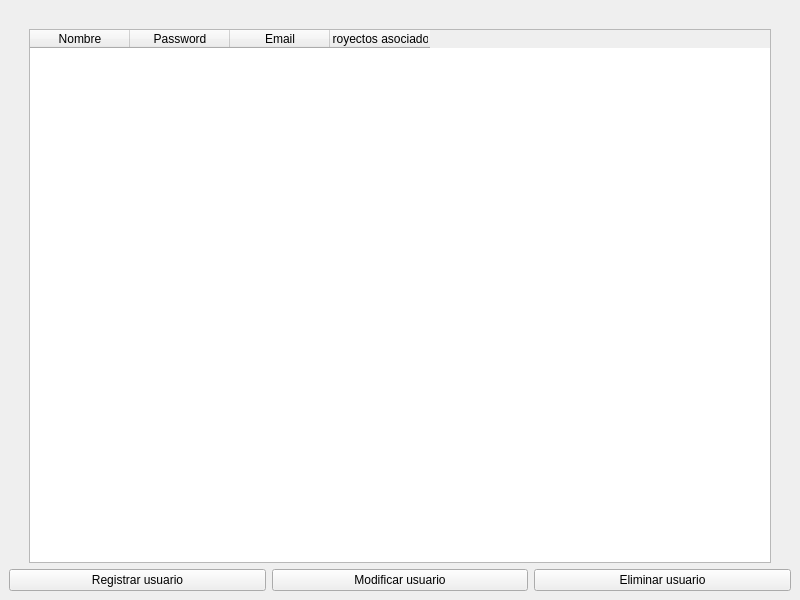
<?xml version="1.0" encoding="UTF-8"?>
<ui version="4.0">
    <class>MainWindow</class>
    <widget class="QMainWindow" name="MainWindow">
        <property name="geometry">
            <rect>
                <x>0</x>
                <y>0</y>
                <width>800</width>
                <height>600</height>
            </rect>
        </property>
        <property name="windowTitle">
            <string>MainWindow</string>
        </property>
        <widget class="QWidget" name="centralwidget">
            <layout class="QGridLayout" name="gridLayout">
                <item row="1" column="0">
                    <layout class="QGridLayout" name="gridLayout_2">
                        <item row="0" column="2">
                            <widget class="QPushButton" name="pushButton_Eliminar_usuario">
                                <property name="text">
                                    <string>Eliminar usuario</string>
                                </property>
                            </widget>
                        </item>
                        <item row="0" column="1">
                            <widget class="QPushButton" name="pushButton_Modificar_usuario">
                                <property name="text">
                                    <string>Modificar usuario</string>
                                </property>
                            </widget>
                        </item>
                        <item row="0" column="0">
                            <widget class="QPushButton" name="pushButton_Registrar_usuario">
                                <property name="text">
                                    <string>Registrar usuario</string>
                                </property>
                            </widget>
                        </item>
                    </layout>
                </item>
                <item row="0" column="0">
                    <layout class="QGridLayout" name="gridLayout_3">
                        <item row="0" column="1">
                            <spacer name="horizontalSpacer">
                                <property name="orientation">
                                    <enum>Qt::Horizontal</enum>
                                </property>
                                <property name="sizeHint" stdset="0">
                                    <size>
                                        <width>40</width>
                                        <height>20</height>
                                    </size>
                                </property>
                            </spacer>
                        </item>
                        <item row="2" column="1">
                            <widget class="QTableWidget" name="tableWidget">
                                <column>
                                    <property name="text">
                                        <string>Nombre</string>
                                    </property>
                                </column>
                                <column>
                                    <property name="text">
                                        <string>Password</string>
                                    </property>
                                </column>
                                <column>
                                    <property name="text">
                                        <string>Email</string>
                                    </property>
                                </column>
                                <column>
                                    <property name="text">
                                        <string>Proyectos asociados</string>
                                    </property>
                                </column>
                            </widget>
                        </item>
                        <item row="2" column="0">
                            <spacer name="verticalSpacer">
                                <property name="orientation">
                                    <enum>Qt::Vertical</enum>
                                </property>
                                <property name="sizeHint" stdset="0">
                                    <size>
                                        <width>20</width>
                                        <height>40</height>
                                    </size>
                                </property>
                            </spacer>
                        </item>
                        <item row="2" column="2">
                            <spacer name="verticalSpacer_2">
                                <property name="orientation">
                                    <enum>Qt::Vertical</enum>
                                </property>
                                <property name="sizeHint" stdset="0">
                                    <size>
                                        <width>20</width>
                                        <height>40</height>
                                    </size>
                                </property>
                            </spacer>
                        </item>
                    </layout>
                </item>
            </layout>
        </widget>
    </widget>
    <resources/>
    <connections/>
</ui>
